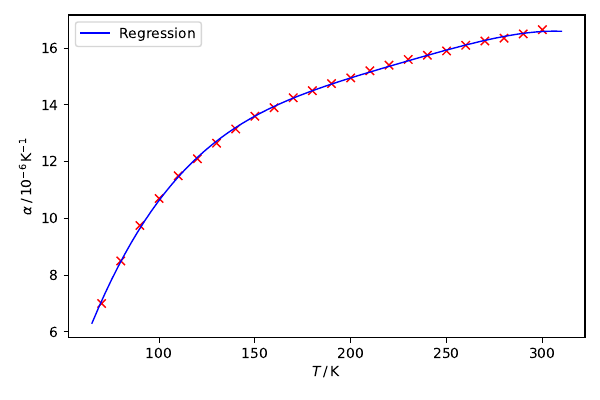

This chart was generated by the following Python code:
import matplotlib.pyplot as plt
import numpy as np
from scipy.optimize import curve_fit
from uncertainties import ufloat

T = [70, 80, 90, 100, 110, 120, 130, 140, 150, 160, 170, 180, 190, 200, 210, 220, 230, 240, 250, 260, 270, 280, 290, 300]
alpha = [7, 8.5, 9.75, 10.7, 11.5, 12.1, 12.65, 13.15, 13.6, 13.9, 14.25, 14.5, 14.75, 14.95, 15.2, 15.4, 15.6, 15.75, 15.9, 16.1, 16.25, 16.35, 16.5, 16.65]

#Regression mit Polynom 4. Grades
def poly4(x, a, b, c, d, e):
    return a * x**4 + b * x**3 + c * x**2 + d * x + e

params, covariance_matrix = curve_fit(poly4, T, alpha, p0=(1, 1, 1, 1, 1))
uncertainties = np.sqrt(np.diag(covariance_matrix))
for name, value, uncertainty in zip('abcde', params, uncertainties):
    print(f'{name} = {value:8.12f} +- {uncertainty:.12f}')

x_plot = np.linspace(65, 310, 1000)

plt.plot(T, alpha, 'rx')
plt.plot(x_plot, params[0]*x_plot**4 + params[1]*x_plot**3 + params[2]*x_plot**2 + params[3]*x_plot + params[4], 'b-', label=r'Regression', linewidth=1)
plt.xlabel(r'$T \, / \, \mathrm{K}$')
plt.ylabel(r'$\alpha \, / \, 10^{-6} \, \mathrm{K}^{-1}$')
plt.legend()
plt.tight_layout()
plt.savefig('alpha.pdf')

#Ergebnis:
#a = (-8,2 +- 0,7) * 10^-9
#b = (7,4 +- 0,5) * 10^-6
#c = (-2,5 +- 0,1) * 10^-3
#d = 0,41 +- 0,02
#e = -11,3 +- 0,6